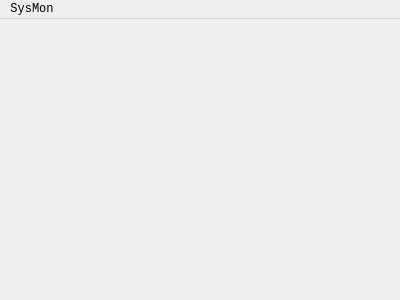
<?xml version="1.0" encoding="UTF-8"?>
<ui version="4.0">
 <class>MainWindow</class>
 <widget class="QMainWindow" name="MainWindow">
  <property name="geometry">
   <rect>
    <x>0</x>
    <y>0</y>
    <width>400</width>
    <height>300</height>
   </rect>
  </property>
  <property name="font">
   <font>
    <family>Monospace</family>
   </font>
  </property>
  <property name="windowTitle">
   <string>MainWindow</string>
  </property>
  <widget class="QWidget" name="centralWidget">
   <property name="styleSheet">
    <string notr="true"/>
   </property>
   <widget class="SMClock" name="clock" native="true">
    <property name="geometry">
     <rect>
      <x>20</x>
      <y>10</y>
      <width>16</width>
      <height>16</height>
     </rect>
    </property>
    <property name="font">
     <font>
      <family>Monospace</family>
     </font>
    </property>
   </widget>
   <widget class="SMAstro" name="astro" native="true">
    <property name="geometry">
     <rect>
      <x>10</x>
      <y>20</y>
      <width>16</width>
      <height>16</height>
     </rect>
    </property>
   </widget>
   <widget class="SMDonutPlot" name="ramDonut" native="true">
    <property name="geometry">
     <rect>
      <x>10</x>
      <y>10</y>
      <width>16</width>
      <height>16</height>
     </rect>
    </property>
   </widget>
  </widget>
  <widget class="QMenuBar" name="menuBar">
   <property name="geometry">
    <rect>
     <x>0</x>
     <y>0</y>
     <width>400</width>
     <height>20</height>
    </rect>
   </property>
   <widget class="QMenu" name="menuSysMon">
    <property name="title">
     <string>SysMon</string>
    </property>
    <addaction name="actionFullscreen"/>
    <addaction name="actionQuit"/>
   </widget>
   <addaction name="menuSysMon"/>
  </widget>
  <action name="actionQuit">
   <property name="text">
    <string>Quit</string>
   </property>
   <property name="shortcut">
    <string>Ctrl+Q</string>
   </property>
  </action>
  <action name="actionFullscreen">
   <property name="text">
    <string>Fullscreen</string>
   </property>
   <property name="shortcut">
    <string>F11</string>
   </property>
  </action>
 </widget>
 <layoutdefault spacing="6" margin="11"/>
 <customwidgets>
  <customwidget>
   <class>SMDonutPlot</class>
   <extends>QWidget</extends>
   <header>smdonutplot.h</header>
   <container>1</container>
  </customwidget>
  <customwidget>
   <class>SMClock</class>
   <extends>QWidget</extends>
   <header>smclock.h</header>
   <container>1</container>
  </customwidget>
  <customwidget>
   <class>SMAstro</class>
   <extends>QWidget</extends>
   <header>smastro.h</header>
   <container>1</container>
  </customwidget>
 </customwidgets>
 <resources/>
 <connections/>
</ui>
